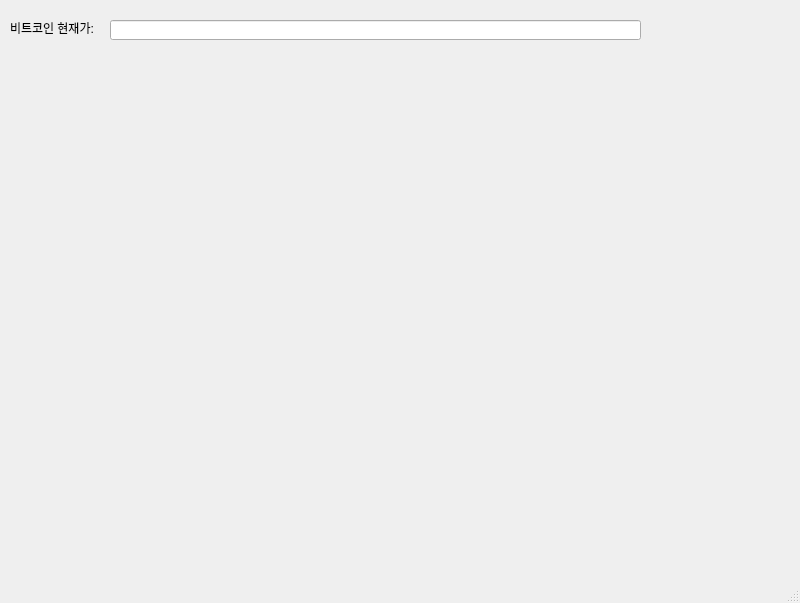
<?xml version="1.0" encoding="UTF-8"?>
<ui version="4.0">
 <class>MainWindow</class>
 <widget class="QMainWindow" name="MainWindow">
  <property name="geometry">
   <rect>
    <x>0</x>
    <y>0</y>
    <width>800</width>
    <height>603</height>
   </rect>
  </property>
  <property name="windowTitle">
   <string>MainWindow</string>
  </property>
  <widget class="QWidget" name="centralwidget">
   <widget class="QLabel" name="label">
    <property name="geometry">
     <rect>
      <x>10</x>
      <y>20</y>
      <width>101</width>
      <height>16</height>
     </rect>
    </property>
    <property name="text">
     <string>비트코인 현재가:</string>
    </property>
   </widget>
   <widget class="QLineEdit" name="lineEdit">
    <property name="geometry">
     <rect>
      <x>110</x>
      <y>20</y>
      <width>531</width>
      <height>20</height>
     </rect>
    </property>
   </widget>
  </widget>
  <widget class="QMenuBar" name="menubar">
   <property name="geometry">
    <rect>
     <x>0</x>
     <y>0</y>
     <width>800</width>
     <height>21</height>
    </rect>
   </property>
  </widget>
  <widget class="QStatusBar" name="statusbar"/>
 </widget>
 <resources/>
 <connections/>
</ui>
